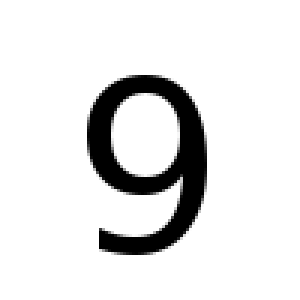
#> input picture 9.png, 100 x 100 px (shown 3 times larger)
$ python bbox.py
#> lines starting #> are read from the running program, lines starting #| are printed output that depends on the picture; after the words box and inside, x2 and y2 are one past the last pixel; in counts of white or black regions, pixels touching at a corner belong together
#!/usr/bin/env python3
# -*- coding: utf-8 -*-
"""
Created on Wed Oct 18 14:46:00 2017

@author: jmarnat
"""

from PIL import Image
import numpy as np
from scipy.ndimage.interpolation import zoom
import matplotlib.pyplot as plt


img = Image.open('9.png')
#> img is the input picture: PIL image 100x100 RGBA; mean R, G, B, A 228, 228, 228, 255
img_ar = np.asarray(img.convert('L'))

px, py = np.where(img_ar == 0)
#> px = 889 values from 26 to 83; py = 889 values, max 67 at index 301, min 30 at index 205, mean 49.81

x_min = px.min()
#> x_min = 26
y_min = py.min()
#> y_min = 30
x_max = px.max()
#> x_max = 83
y_max = py.max()
#> y_max = 67

delta_x = x_max - x_min
#> delta_x = 57
delta_y = y_max - y_min
#> delta_y = 37

if (delta_x > 50 or delta_y > 50):
    # zooming by .5
    img_new = np.ones([100,100])*255
    img_new[25:75,25:75] = zoom(img_ar,zoom=0.5,order=0,mode='wrap')
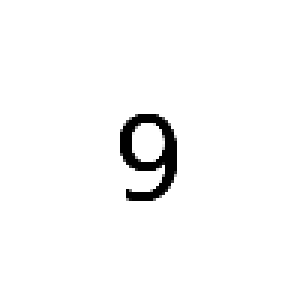
#> img_new: shape (100, 100) float64 (shown 3 times larger); min 0, max 255, mean 248.5
    #TODO add img_new

    for x in range(len(img_new)):
        for y in range(len(img_new[0])):
            if img_new[x,y] < 255:
                img_new[x,y] = 0
#> this loop made 100 passes
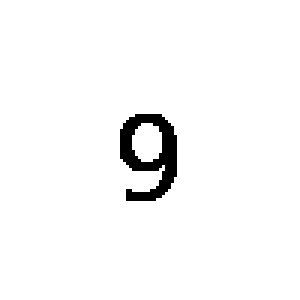
#> img_new: shape (100, 100) float64 (shown 3 times larger); 97.2% white; 1 black region, box (x1, y1, x2, y2) and area: (40, 38, 59, 67) 284

    Image.fromarray(np.uint8(img_new)).save('new2.png')


elif (delta_x < 50 and delta_y < 50):
    # zooming by 2
    mid_x = x_max - delta_x/2
    mid_y = y_max - delta_y/2

    img_new2 = zoom(img_new,zoom=2,order=0,mode='nearest')
    img_bb = img_new2[2*x_min:2*x_max,2*y_min:2*y_max]

    img_new = np.ones([100,100])*255
    img_new[0:len(img_bb),0:len(img_bb[0])] = img_bb

    Image.fromarray(np.uint8(img_new)).save('new2.png')
    #TODO add img_new
